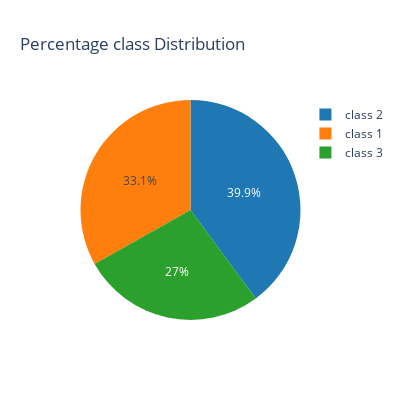

Notebook cell for this chart:
### Code cell
import plotly.graph_objects as go

data_3=[go.Pie(
    labels=[class_dict[x] for x in y.index],
    values=y.values,
    marker=dict(colors=colors[:len(y.index)])
    
)]

layout_percent = go.Layout(
    title='Percentage class Distribution',
    autosize=False,
    width=400,
    height=400,
)
fig=go.Figure(data=data_3,layout=layout_percent)
fig.show()
#iplot(fig, filename='new')

### Figure 1 — Plotly figure (JSON) as saved in the notebook; plotly's stock layout.template omitted (floating-point values rounded to 4 significant figures)
{"data": [{"labels": ["class 2", "class 1", "class 3"], "marker": {"colors": ["rgb(31, 119, 180)", "rgb(255, 127, 14)", "rgb(44, 160, 44)"]}, "type": "pie", "values": [71, 59, 48]}], "layout": {"autosize": false, "height": 400, "title": {"text": "Percentage class Distribution"}, "width": 400}}
